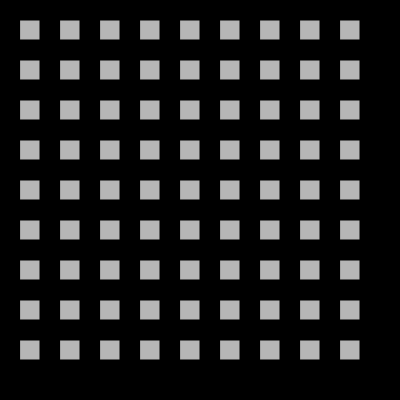
Frame 1 (no input)
Frame 60 (no input): identical to frame 1, image omitted
Frame 120 (the mouse pressed at the canvas centre since frame 60): identical to frame 1, image omitted

The p5.js sketch that drew this single still picture (run headless with seeded random() and noise() and a simulated clock; from frame 60 on, the mouse is pressed at the canvas centre):

// p5.js sketch
// ── sketch.js
let rectColor;


function preload(){
  // preload assets
}

function setup() {
  createCanvas(400, 400);
  background(0);
  rectColor = random(0, 255);
  frameRate = 2;
}

function draw() {
  fill(rectColor);
  let x = 1;
  while(x < 19) {
    let y = 1;
    while(y < 19) {
      rect(20 * x, 20 * y, 20, 20);
      y += 2;
    }
    x += 2;
  }
}
